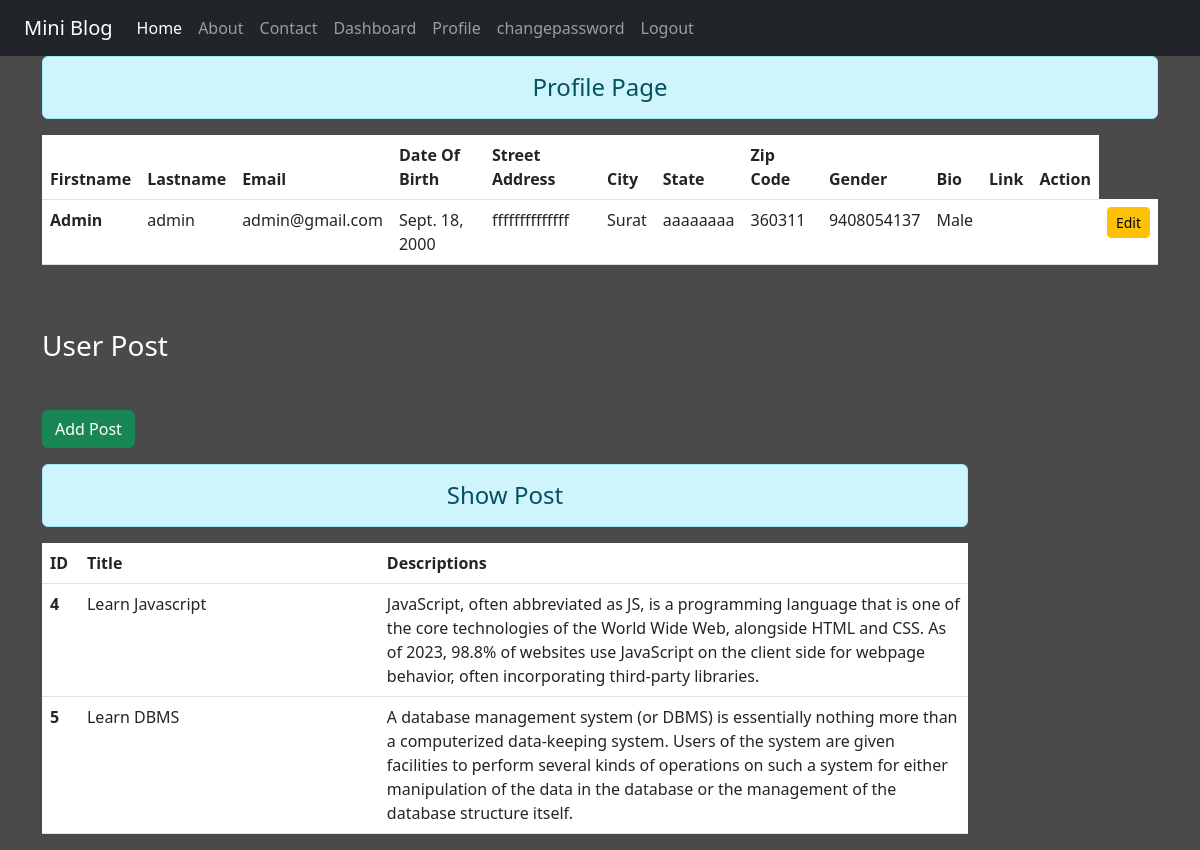
The page /profile/ (signed in) on the database its author committed.
### blog/models.py (models this page shows, shortened)
class User(AbstractBaseUser,PermissionsMixin):
    first  = 'Male'
    second = 'Female'
    status_list = [(first,'Male'),(second,'Female')]
    email = models.EmailField(blank=True,default='',unique=True)
    first_name=models.CharField(max_length=20,blank=True,default='')
    last_name=models.CharField(max_length=20,blank=True,default='')
    date_of_birth=models.DateField(null=True)
    street_address=models.CharField(max_length=200,blank=True,default='')
    city_name=models.CharField(max_length=20,blank=True,default='')
    state_name=models.CharField(max_length=20,blank=True,default='')
    zip_code=models.CharField(max_length=6,null=True)
    phone_number=models.CharField(max_length=12,null=True)
    gender = models.CharField(max_length=10,choices=status_list)
    bio = models.TextField(max_length=100,blank=True,default='')
    link = models.CharField(max_length=100,blank=True,default='')
    is_active= models.BooleanField(default=True)
    is_staff = models.BooleanField(default=False)
    is_superuser = models.BooleanField(default=False)
    is_email_verified=models.BooleanField(default=False)
    is_blocked_by_admin=models.BooleanField(default=False)
    date_joined = models.DateTimeField(default=timezone.now)
    last_login = models.DateTimeField(blank=True,null=True)
    objects = UserManager()
    USERNAME_FIELD = 'email'
    EMAIL_FIELD = 'email'
    REQUIRED_FIELDS=[]
    class Meta:
        verbose_name = 'User'
        verbose_name_plural = 'Users'

class Post(models.Model):
    title=models.CharField(max_length=150)
    desc=models.TextField()
    author= models.ForeignKey(User,on_delete=models.CASCADE,null=True,blank=True,related_name='author')
    like=models.ManyToManyField(User,related_name='liked_by')
    unlike=models.ManyToManyField(User)
    created_at=models.DateTimeField(default=timezone.now)
    def liked_by(self):
        return ",".join([str(p) for p in self.like.all()])

### blog/views.py (the view)
# urls.py: path('profile/',views.profielview,name='profile'),
def profielview(request):
    if request.user.is_authenticated:
        user=request.user
        user_profile = User.objects.get(email=user)
        post = Post.objects.all()
        return render(request,'blog/profile.html',{'user':user_profile,'posts':post})

### blog/templates/blog/profile.html (shortened to what this page needs)
{% extends  'blog/base.html' %}
{% load static %}
{% block content %}
<div class="col-sm-12 ">
    <h4 class="text-center alert alert-info">Profile Page</h4>
    {% if user %}
    <table class="table table-hover">
        <thead>
            <tr>
              <th scope="col">Firstname</th>
              <th scope="col">Lastname</th>
              <th scope="col">Email</th>
              <th scope="col">Date Of Birth </th>
              <th scope="col">Street Address</th>
              <th scope="col">City</th>
              <th scope="col">State</th>
              <th scope="col">Zip Code</th>
              <th scope="col">Gender</th>
              <th scope="col">Bio</th>
              <th scope="col">Link</th>
              <th scope="col">Action</th>
            </tr>
        </thead>
        <div class="col-sm-7 offset-1">
           <tbody>
             <tr>
                <th scope="row">{{user.first_name}}</th>
                <td>{{user.last_name}}</td>
                <td>{{user.email}}</td>
                <td>{{user.date_of_birth}}</td>
                <td>{{user.street_address}}</td>
                <td>{{user.city_name}}</td>
                <td>{{user.state_name}}</td>
                <td>{{user.zip_code}}</td>
                <td>{{user.phone_number}}</td>
                <td>{{user.gender}}</td>
                <td>{{user.bio}}</td>
                <td>{{user.link}}</td>
                <td>
                  <a href="{% url 'upateprofile' user.id %}" class="btn btn-warning btn-sm">Edit</a>
                </td>
              </tr>
            </tbody>
        </div>
        </table>
    {% else %}
     <h4>No records</h4>
    {% endif %}
</div>
<div class="col-sm-10">
    <h3 class="text-white my-5">User Post</h3>
    <a href="{% url 'addpost2' %}" class="btn btn-success">Add Post</a>
     <h4 class="text-center alert alert-info mt-3">Show Post</h4>
     {% if posts %}
     <table class="table table-hover bg-white">
        <thead>
            <tr>
                <th scope="col" style="width: 2%;">ID</th>
                <th scope="col" style="width: 28%;">Title</th>
                <th scope="col" style="width: 55%;">Descriptions</th>
            </tr>
        </thead>
        <tbody>
            {% for post in posts %}
            {% if post.author == user %}
              <tr>
                <th scope="row">{{post.id}}</th>
                <td>{{post.title}}</td>
                <td>{{post.desc}}</td>
            {% endif %}
              {% endfor %}
        </tbody>
     </table>
     {% else %}
       <h4 class="text-center alert alert-warning">No Records</h4>
       {% endif %}
</div>
{% endblock content %}

### blog/static/blog/css/style.css (style rules this page uses)
body { background-color: rgb(75,74,74); color: antiquewhite; }

### rows shown on the page
User: first_name "Admin", last_name "admin", email "admin@gmail.com", date_of_birth "Sept. 18, 2000", street_address "ffffffffffffff", city_name "Surat", state_name "aaaaaaaa", zip_code "360311", phone_number "9408054137", gender "Male"
Post: id "4", title "Learn Javascript", desc "JavaScript, often abbreviated as JS, is a programming language that is one of the core technologies of the World Wide Web, alongside HTML and CSS. As of 2023, 98.8% of websites use JavaScript on the client side for webpage behavior, often incorporating third-party libraries."
Post: id "5", title "Learn DBMS", desc "A database management system (or DBMS) is essentially nothing more than a computerized data-keeping system. Users of the system are given facilities to perform several kinds of operations on such a system for either manipulation of the data in the database or the management of the database structure itself."
